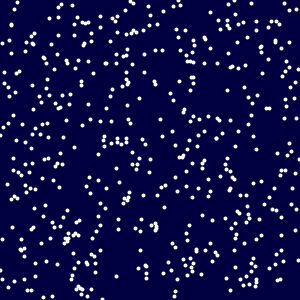
Frame 1 (no input)
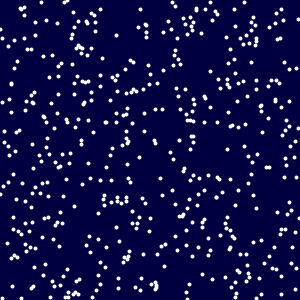
Frame 60 (the mouse pressed at the canvas centre just before this capture)
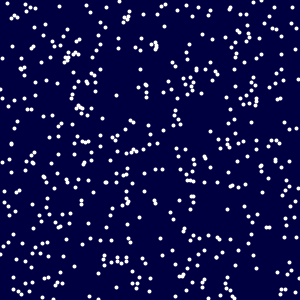
Frame 120 (the mouse held since frame 60 and released just before this capture)

The Processing sketch that drew these frames (run headless with seeded random() and noise(); from frame 60 on, the mouse is pressed at the canvas centre):

// Processing sketch: processing_22193
// ── processing_22193.pde

// Snowflakes
// draw 500 points at random, but this time we store their position using
// arrays so that they are consistent from frame to frame

// we also animate the snow flake by increasing all the 'y' variables over 
// time 

// create the arrays -- we have 500 points 
float[] x = new float[500];
float[] y = new float[500];

//----------------------------------------------------------
void setup() {
  size(300, 300);
  smooth();
  
  // fill the arrays with random values 
  // better to use "x.length" than 500, in case we change the size later
  for (int i=0; i < x.length; i++) {
    x[i] = random(width);
    y[i] = random(height);  
  }
}

//----------------------------------------------------------
void draw() {
  background(0, 0, 64);
  stroke(255);
  strokeWeight(4);
  
  for (int i=0; i < x.length; i++) {
    point(x[i], y[i]);    

    // "moves" the snow flakes by increasing the y values 
    y[i]++;
    
    // wrap around when we reach the bottom, creating the illusion 
    // of infinite snow flakes 
    if (y[i] > height) y[i] = 0; 
  }
}
